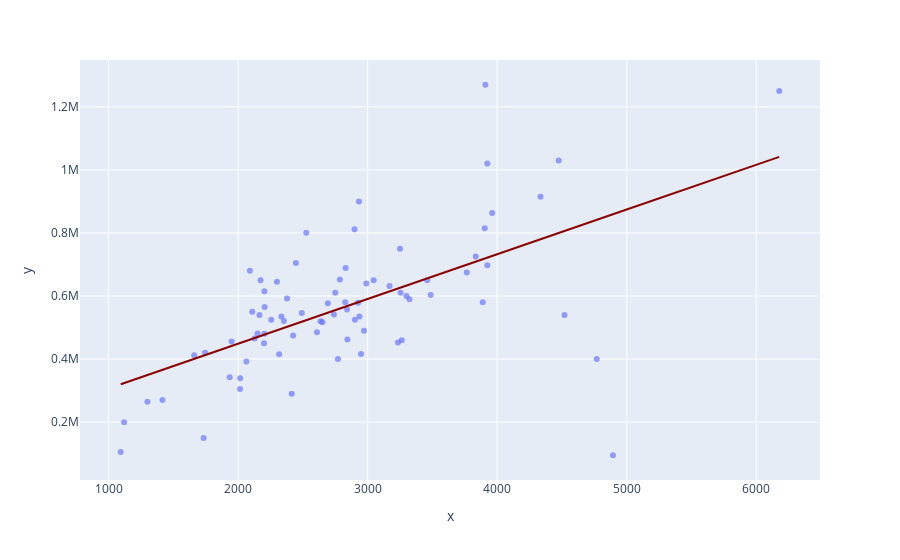

Notebook source saved alongside this figure:
### Code cell
import plotly.express as px

# Plot with Plotly Express
px.scatter(x=X_train['area'], y=y_train, opacity=0.65, 
                trendline='ols', trendline_color_override='darkred')
